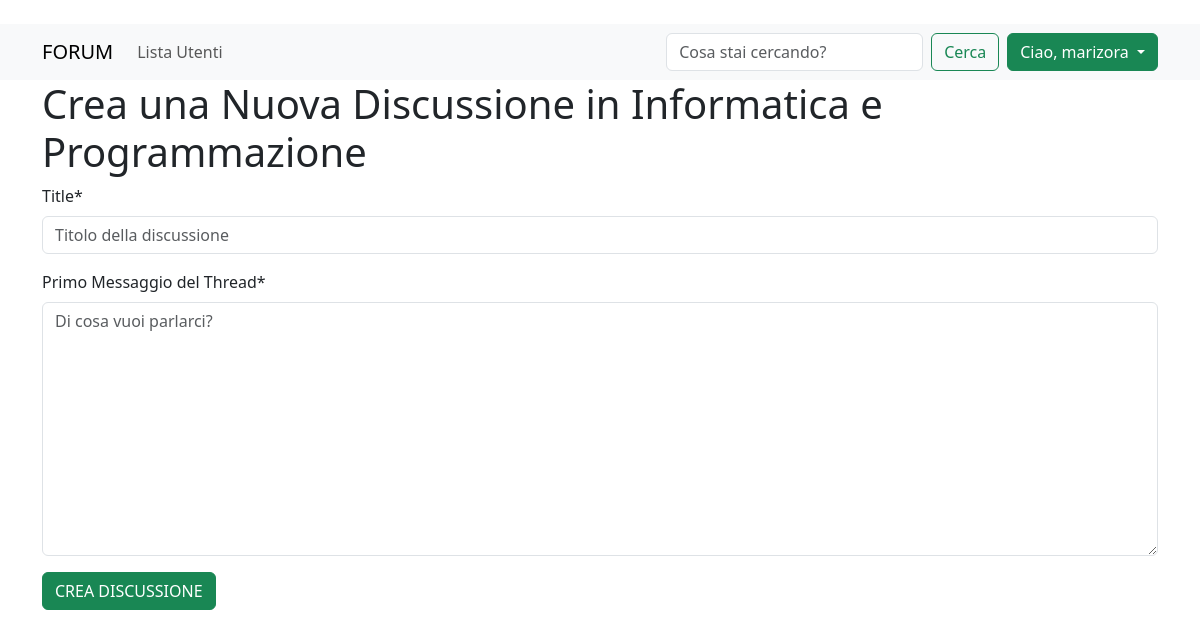
The page /section/1/thread-create/ (signed in) on the database its author committed.
### users/models.py (models this page shows, shortened)
class CustomUser(AbstractUser):
    pass

### forum/models.py (models this page shows, shortened)
class Section(TimeStampModel):
    name = models.CharField(max_length=80)
    description = models.TextField()
    logo = models.ImageField()
    class Meta:
        verbose_name = 'Sezione'
        verbose_name_plural = 'Sezioni'
    def __str__(self):
        return self.name

### forum/views.py (the view)
# urls.py: path('section/<int:pk>/thread-create/', views.thread_create_view, name='thread_create'),
@login_required
def thread_create_view(request, pk):
    section_obj = get_object_or_404(Section, pk=pk)
    if request.method == 'POST':
        form = ThreadModelForm(request.POST)
        if form.is_valid():
            thread = form.save(commit=False)
            thread.section = section_obj
            thread.author = request.user
            thread.save()
            first_post = Post.objects.create(
                thread=thread,
                author=request.user,
                content=form.cleaned_data['first_post_content'],
            )
            return HttpResponseRedirect(section_obj.get_absolute_url())
    else:
        form = ThreadModelForm()
    context = {
        'form': form,
        'section': section_obj,
    }
    return render(request, 'forum/thread_create.html', context)

### forum/forms.py
class ThreadModelForm(forms.ModelForm):
    first_post_content = forms.CharField(
        widget=forms.Textarea(attrs={'placeholder': 'Di cosa vuoi parlarci?'}),
        max_length=4000,
        label='Primo Messaggio del Thread',
    )
    class Meta:
        model = Thread
        fields = ['title']
        widgets = {
            'title': forms.TextInput(attrs={'placeholder': 'Titolo della discussione'}),
        }

### forum/templates/forum/thread_create.html (shortened to what this page needs)
{% extends "base.html" %}
{% load crispy_forms_tags %}
{% block content %}
{% if request.user.is_authenticated %}
<h1>Crea una Nuova Discussione in {{ section }}</h1>
<form method="POST" novalidate>
    {{ form|crispy }}
    <input class="btn btn-success"  type="submit" value='CREA DISCUSSIONE'>
{% else %}
<h1>Per creare una Nuova Discussione effettua il Login </h1>
{% endif %}
{% endblock %}

### templates/base.html (shortened to what this page needs)
{% load static %}
<!DOCTYPE html>
<html lang="it">
<head>
    <link href="https://cdn.jsdelivr.net/npm/bootstrap@5.3.6/dist/css/bootstrap.min.css" rel="stylesheet"
>
    </head>
<body>
    <br>
    <nav class="navbar navbar-expand-lg bg-body-tertiary">
        <div class="container">
            <a class="navbar-brand" href="/">FORUM</a>
            <div class="collapse navbar-collapse" id="navbarTogglerDemo02">
                <ul class="navbar-nav me-auto mb-2 mb-lg-0">
                    <li class="nav-item">
                        <a class="nav-link" href="{% url 'users:user_list' %}">Lista Utenti</a>
                    </li>
                </ul>
                <form class="d-flex ms-auto" role="search" action="{% url 'search' %}">
                    <input class="form-control me-2" type="search" placeholder="Cosa stai cercando?" aria-label="Search" type="text"
                        name="q" placeholder="Cerca nel forum">
                    <button class="btn btn-outline-success" type="submit">Cerca</button>
                </form>
                {% if request.user.is_authenticated %}
                <div class="dropdown ms-2">
                    <a class="btn btn-success dropdown-toggle" href="#" role="button" data-bs-toggle="dropdown"
                        aria-expanded="false">
                        Ciao, {{ request.user.username }}
                    </a>
                </div>
                {% else %}
                <a class="btn btn-success ms-2" href="{% url 'login' %}">Accedi al Sito</a>
                <a class="btn btn-success ms-2" href="{% url 'django_registration_register' %}">Registrati</a>
                {% endif %}
            </div>
        </div>
    </nav>
    <div class="container">
        {% block content %}{% endblock %}
    </div>
</body>
</html>

### rows shown on the page
CustomUser: user.username "marizora"
Section: name "Informatica e Programmazione"
